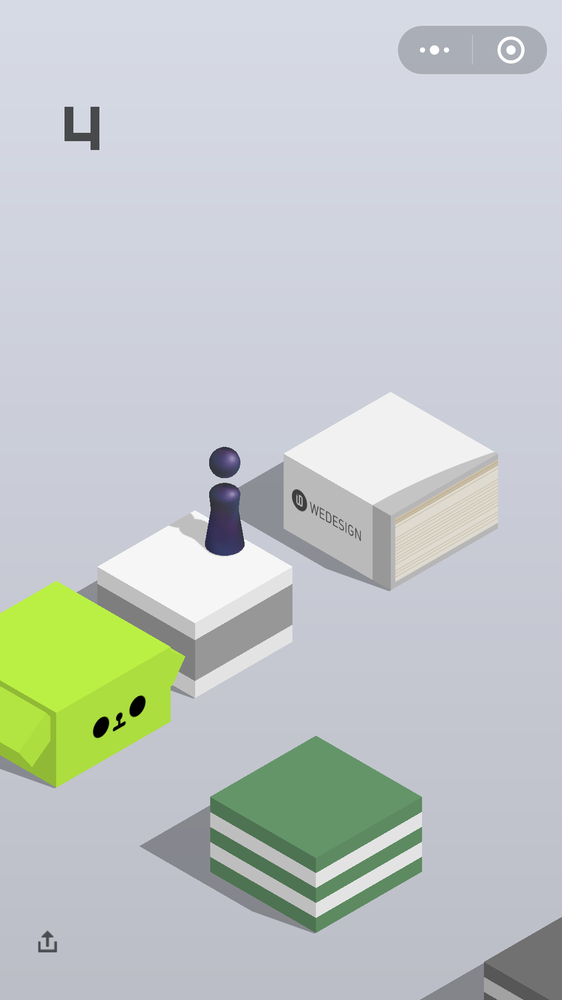
#> input picture opcv2/5.png, 562 x 1000 px, shrunk from 1080 x 1920 before the run
$ python 4.py   (Python 2 division)
#> lines starting #> are read from the running program, lines starting #| are printed output that depends on the picture; after the words box and inside, x2 and y2 are one past the last pixel; in counts of white or black regions, pixels touching at a corner belong together
#encoding:utf-8

import cv2
from random import randint
import numpy
# image = cv2.imread("5.png")#读取图像

image=cv2.imread( "5.png", cv2.IMREAD_COLOR )
#> image is the input picture: shape (1000, 562, 3); mean B, G, R 199.4, 200.5, 194
cv2.namedWindow("image",cv2.WINDOW_NORMAL)

a = image[150, 100]
#> a = [226, 215, 212]
print image[155,100]
#| [224 214 211]
for i in range(0,len(image)):
    for j in range(0,len(image[0])):
        # print image[i,j]
        if(image[i,j][2] > 125 and image[i,j][2] <= 167 and
                   image[i, j][1] > 125 and image[i, j][1] <= 160 and
                   image[i, j][0] > 140 and image[i, j][0] <= 160):
            image[i,j] = [randint(a[0]-30,a[0]),randint(a[1]-30,a[1]),randint(a[2]-30,a[2])]
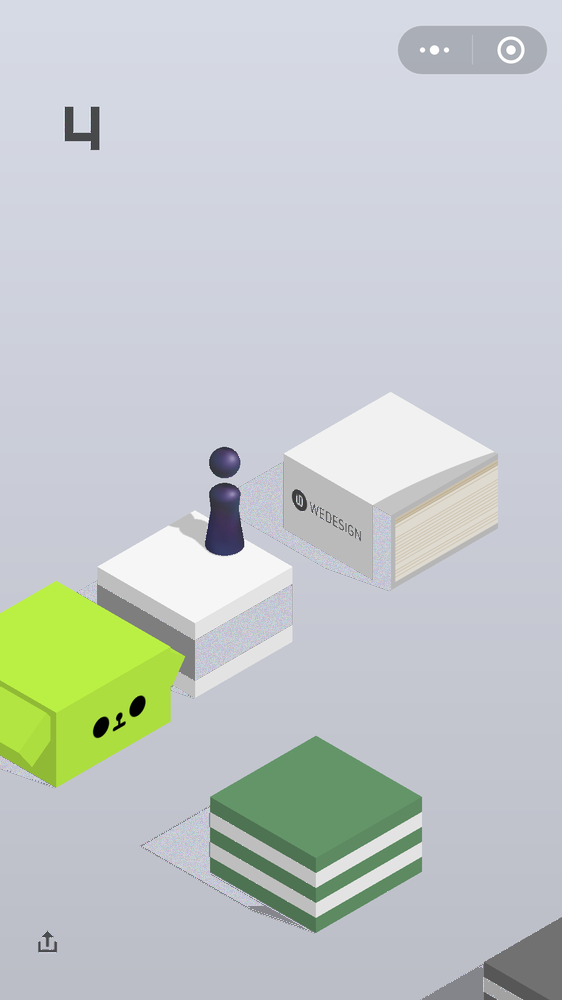
#> image: shape (1000, 562, 3); 2.37% of pixels changed, all inside (x1, y1, x2, y2) = (0, 107, 558, 1000)


# [6 lines of commented-out code are left out]
cv2.imshow("image",image)#
cv2.waitKey(0)
# [10 lines of commented-out code are left out]
cv2.waitKey(0)

$ run again, with opcv2/3.png copied over opcv2/5.png
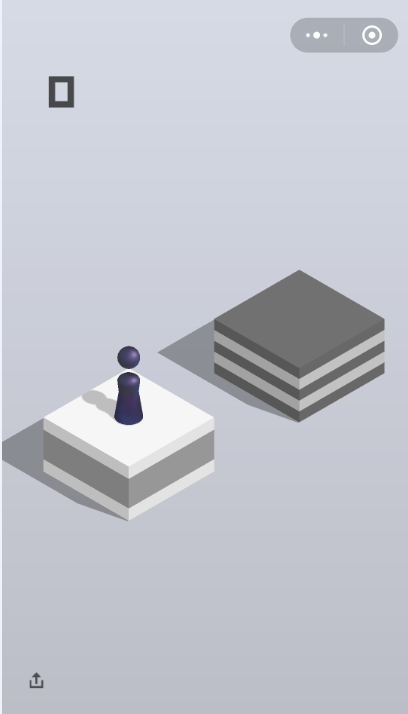
#> input picture opcv2/3.png, 408 x 714 px
#> image is the input picture: shape (714, 408, 3); mean B, G, R 205.6, 196.8, 194.2
#> a = [223, 212, 209]
#| [223 212 209]
#> after the loop `for i in range(0,len(image)):`:
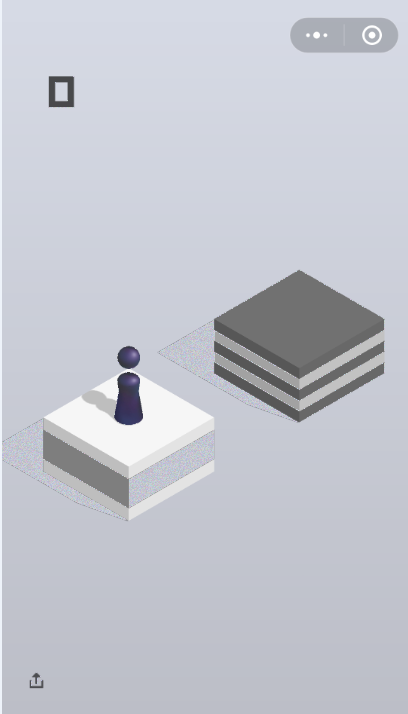
#> image: shape (714, 408, 3); 2.68% of pixels changed, all inside (x1, y1, x2, y2) = (2, 76, 385, 686)

$ run again, with opcv2/4.png copied over opcv2/5.png
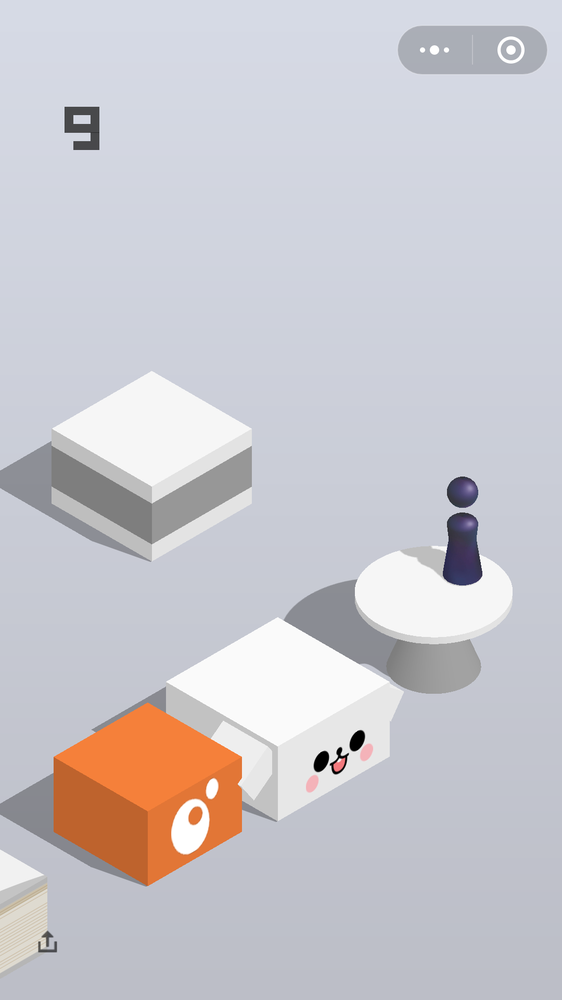
#> input picture opcv2/4.png, 562 x 1000 px, shrunk from 1080 x 1920 before the run
#> image is the input picture: shape (1000, 562, 3); mean B, G, R 206, 200.3, 202.3
#> a = [226, 215, 212]
#| [224 214 211]
#> after the loop `for i in range(0,len(image)):`:
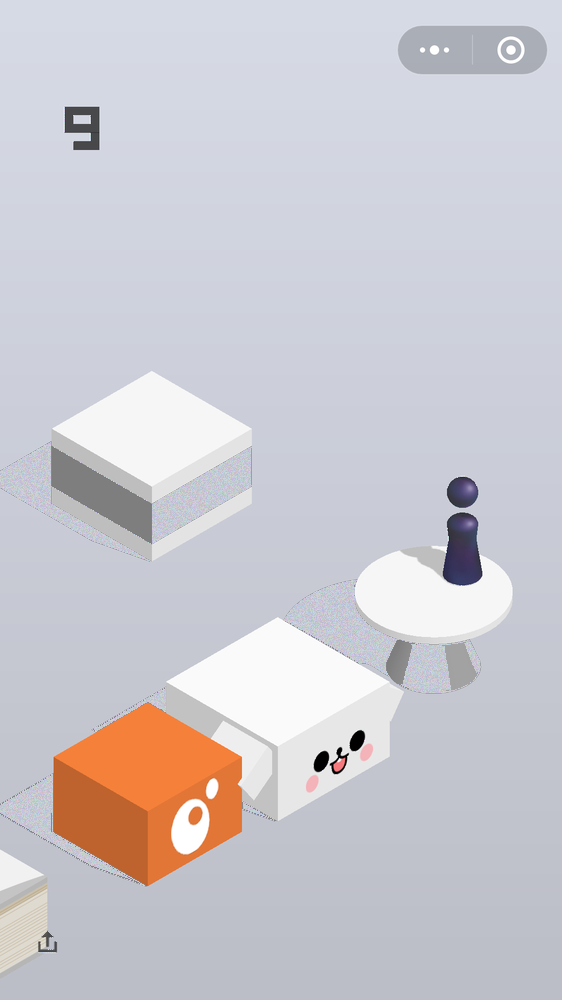
#> image: shape (1000, 562, 3); 3.21% of pixels changed, all inside (x1, y1, x2, y2) = (0, 107, 481, 953)
